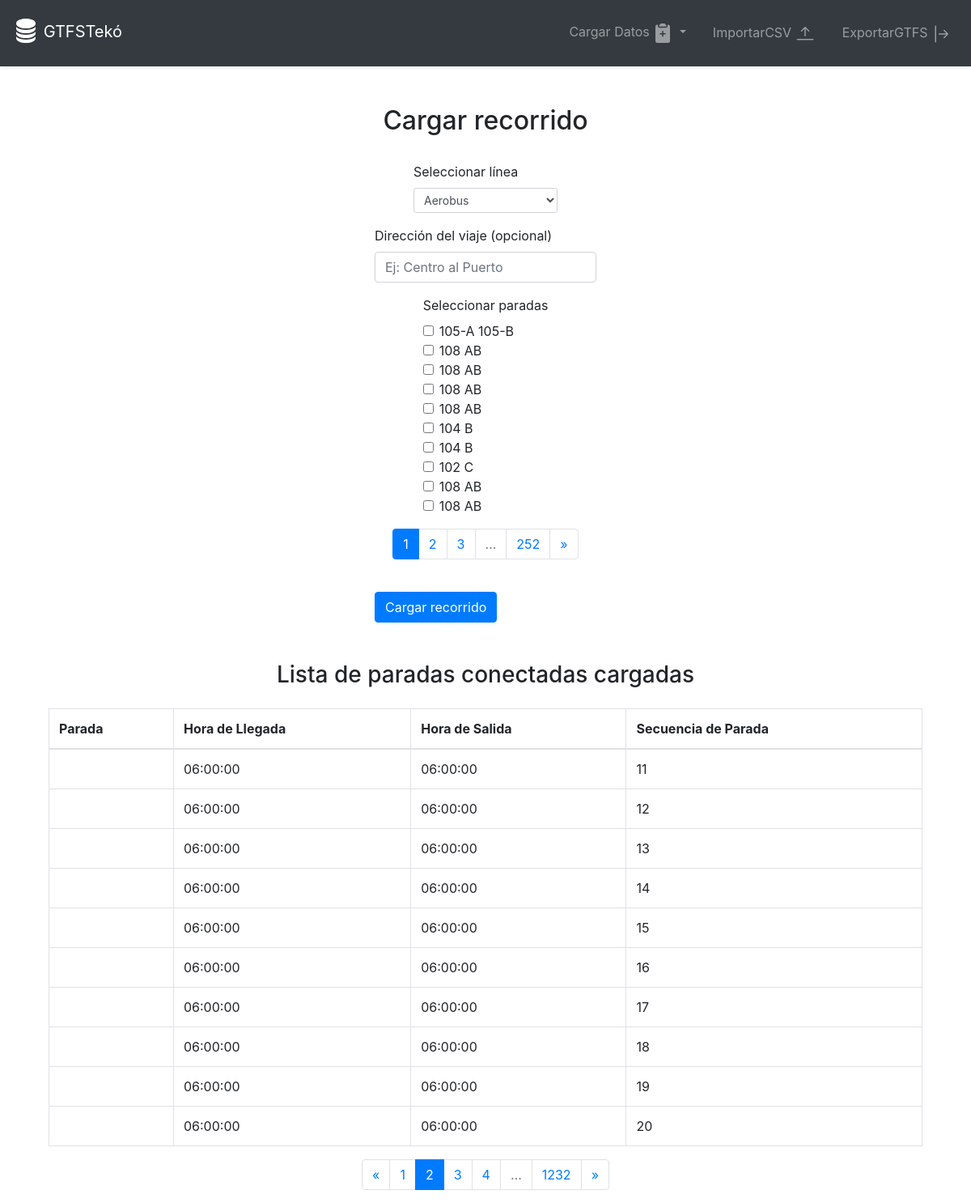
The app's page /gtfs/cargar_recorrido?stop_times_page=2 with its own data.
### models/models.py (models this page shows)
class Stop(db.Model):
    stop_id = db.Column(db.Integer, primary_key=True)
    stop_name = db.Column(db.String(100), nullable=False)
    stop_lat = db.Column(db.Float, nullable=False)
    stop_lon = db.Column(db.Float, nullable=False)
    stop_desc = db.Column(db.String(100))

class StopTime(db.Model):
    trip_id = db.Column(db.Integer, db.ForeignKey('trip.trip_id'), primary_key=True)
    stop_id = db.Column(db.Integer, db.ForeignKey('stop.stop_id'))
    arrival_time = db.Column(db.String(8), nullable=False)
    departure_time = db.Column(db.String(8), nullable=False)
    stop_sequence = db.Column(db.Integer, nullable=False, primary_key=True)
    stop_lat = db.Column(db.Float, nullable=False)
    stop_lon = db.Column(db.Float, nullable=False)

### routes/recorrido_routes.py (the view, shortened to what this page needs)
@gtfs_bp.route('/cargar_recorrido', methods=['GET', 'POST'])
def cargar_recorrido():
    page = request.args.get('page', 1, type=int)
    stops_pagination = Stop.query.paginate(page=page, per_page=10)
    stop_times_page = request.args.get('stop_times_page', 1, type=int)
    stop_times_pagination = StopTime.query.paginate(page=stop_times_page, per_page=10)
    routes = Route.query.all()
    stops = {stop.stop_id: stop.stop_name for stop in Stop.query.all()}
    return render_template('cargar_recorrido.html',
                           routes=routes,
                           stops=stops_pagination,
                           stop_times=stop_times_pagination,
                           stop_names=stops)

### templates/cargar_recorrido.html (shortened to what this page needs)
{% extends "base.html" %}
{% block content %}
<div class="container mt-5 d-flex align-items-center flex-column">
    <h2 class="text-center">Cargar recorrido</h2>
    <form method="POST" action="{{ url_for('gtfs.cargar_recorrido') }}" class="mt-4">
        <div class="d-flex justify-content-center">
            <div class="form-group">
                <label for="route_id">Seleccionar línea</label>
                <select class="form-control form-control-sm" id="route_id" name="route_id" required>
                    {% for route in routes %}
                    <option value="{{ route.route_id }}">{{ route.route_long_name }}</option>
                    {% endfor %}
                </select>
            </div>
        </div>
        <div class="d-flex justify-content-center">
            <div class="form-group">
                <label for="trip_headsign">Dirección del viaje (opcional)</label>
                <input type="text" class="form-control" id="trip_headsign" name="trip_headsign" placeholder="Ej: Centro al Puerto">
            </div>
        </div>
        <div class="d-flex justify-content-center">
            <div class="form-group">
                <label for="stops">Seleccionar paradas</label>
                <div class="form-check">
                    {% for stop in stops.items %}
                    <input type="checkbox" class="form-check-input stop-checkbox" id="stop_{{ stop.stop_id }}" name="stop_ids" value="{{ stop.stop_id }}">
                    <label class="form-check-label" for="stop_{{ stop.stop_id }}">{{ stop.stop_name }}</label><br>
                    {% endfor %}
                </div>
            </div>
        </div>
<nav aria-label="Page navigation">
    <ul class="pagination justify-content-center">
        {% for page_num in stops.iter_pages(left_edge=1, right_edge=1, left_current=2, right_current=2) %}
            {% if page_num %}
                <li class="page-item {% if page_num == stops.page %}active{% endif %}">
                    <a class="page-link" href="{{ url_for('gtfs.cargar_recorrido', page=page_num) }}">{{ page_num }}</a>
                </li>
            {% else %}
                <li class="page-item disabled"><span class="page-link">…</span></li>
            {% endif %}
        {% endfor %}
        {% if stops.has_next %}
        <li class="page-item">
            <a class="page-link" href="{{ url_for('gtfs.cargar_recorrido', page=stops.next_num) }}" aria-label="Next">
                <span aria-hidden="true">&raquo;</span>
            </a>
        </li>
        {% endif %}
    </ul>
</nav>
        <button type="submit" class="btn btn-primary mt-4">Cargar recorrido</button>
    </form>
    <h3 class="mt-5">Lista de paradas conectadas cargadas</h3>
<table class="table table-bordered mt-3">
    <thead>
        <tr>
            <th>Parada</th>
            <th>Hora de Llegada</th>
            <th>Hora de Salida</th>
            <th>Secuencia de Parada</th>
        </tr>
    </thead>
    <tbody>
        {% for stop_time in stop_times.items %}
        <tr>
            <td>
            </td>
            <td>{{ stop_time.arrival_time }}</td>
            <td>{{ stop_time.departure_time }}</td>
            <td>{{ stop_time.stop_sequence }}</td>
        </tr>
        {% endfor %}
    </tbody>
</table>
<nav aria-label="Page navigation">
    <ul class="pagination justify-content-center">
        {% if stop_times.has_prev %}
        <li class="page-item">
            <a class="page-link" href="{{ url_for('gtfs.cargar_recorrido', stop_times_page=stop_times.prev_num) }}" aria-label="Previous">
                <span aria-hidden="true">&laquo;</span>
            </a>
        </li>
        {% endif %}
        {% for page_num in stop_times.iter_pages(left_edge=1, right_edge=1, left_current=2, right_current=2) %}
            {% if page_num %}
                <li class="page-item {% if page_num == stop_times.page %}active{% endif %}">
                    <a class="page-link" href="{{ url_for('gtfs.cargar_recorrido', stop_times_page=page_num) }}">{{ page_num }}</a>
                </li>
            {% else %}
                <li class="page-item disabled"><span class="page-link">…</span></li>
            {% endif %}
        {% endfor %}
        {% if stop_times.has_next %}
        <li class="page-item">
            <a class="page-link" href="{{ url_for('gtfs.cargar_recorrido', stop_times_page=stop_times.next_num) }}" aria-label="Next">
                <span aria-hidden="true">&raquo;</span>
            </a>
        </li>
        {% endif %}
    </ul>
</nav>
{% endblock %}

### records on screen
Stop: stop_name "105-A 105-B"
Stop: stop_name "108 AB"
Stop: stop_name "108 AB"
Stop: stop_name "108 AB"
Stop: stop_name "108 AB"
Stop: stop_name "104 B"
Stop: stop_name "104 B"
Stop: stop_name "102 C"
Stop: stop_name "108 AB"
Stop: stop_name "108 AB"
StopTime: arrival_time "06:00:00", departure_time "06:00:00", stop_sequence "11"
StopTime: arrival_time "06:00:00", departure_time "06:00:00", stop_sequence "12"
StopTime: arrival_time "06:00:00", departure_time "06:00:00", stop_sequence "13"
StopTime: arrival_time "06:00:00", departure_time "06:00:00", stop_sequence "14"
StopTime: arrival_time "06:00:00", departure_time "06:00:00", stop_sequence "15"
StopTime: arrival_time "06:00:00", departure_time "06:00:00", stop_sequence "16"
StopTime: arrival_time "06:00:00", departure_time "06:00:00", stop_sequence "17"
StopTime: arrival_time "06:00:00", departure_time "06:00:00", stop_sequence "18"
StopTime: arrival_time "06:00:00", departure_time "06:00:00", stop_sequence "19"
StopTime: arrival_time "06:00:00", departure_time "06:00:00", stop_sequence "20"

### other values on screen
{{ page_num }} "1" "2" "3" "252"
{{ page_num }} "1" "2" "3" "4" "1232"
form field route_id "Aerobus"
